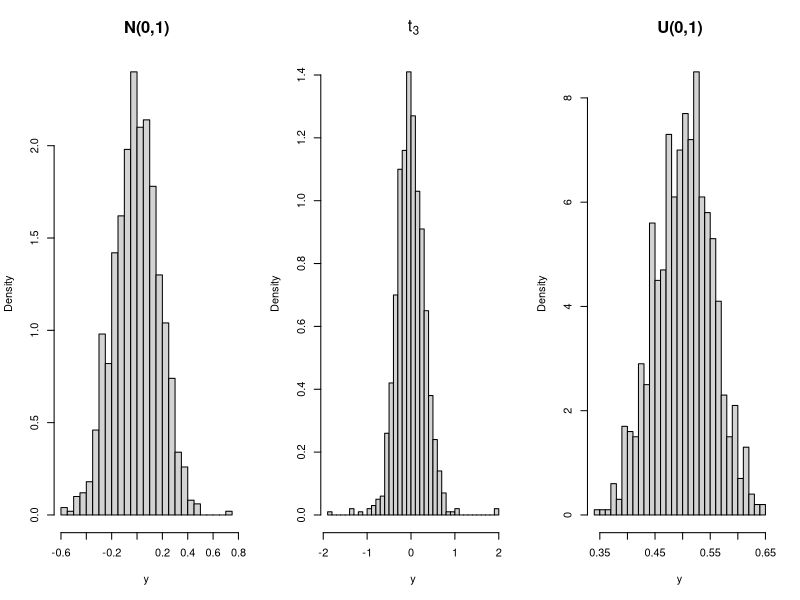
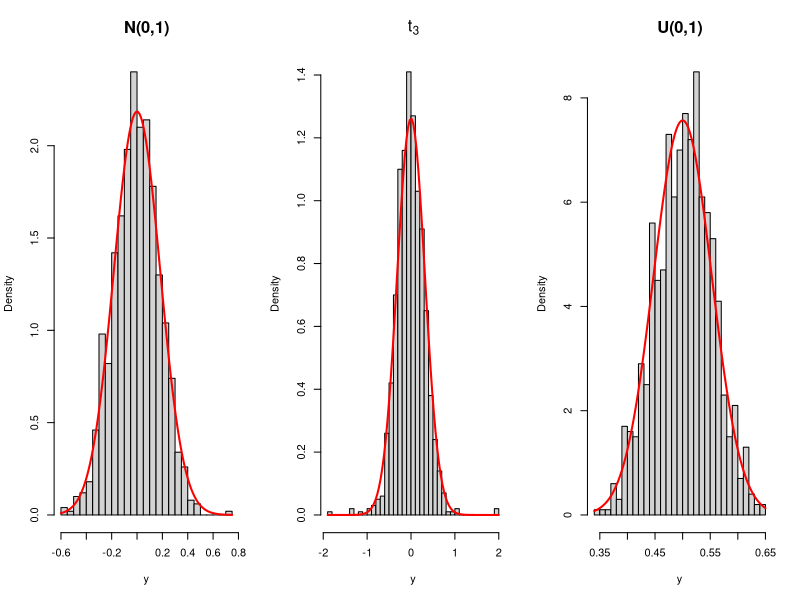
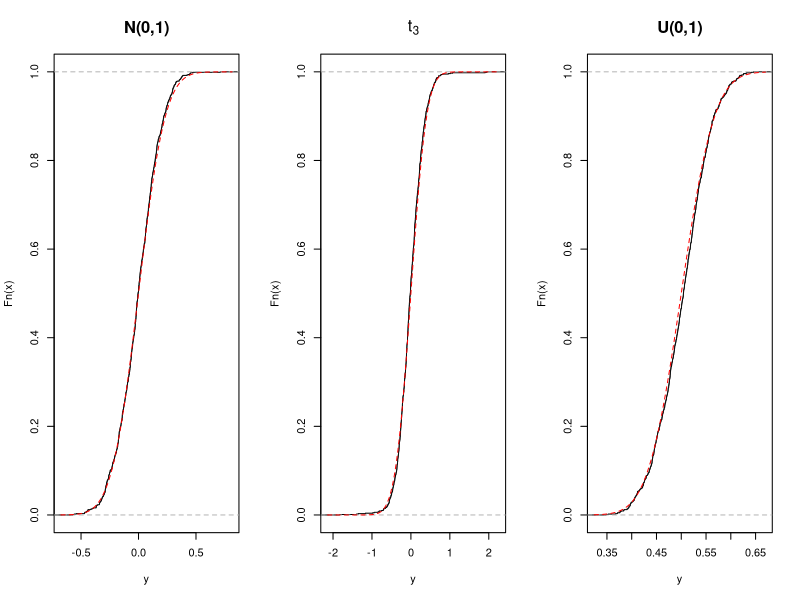
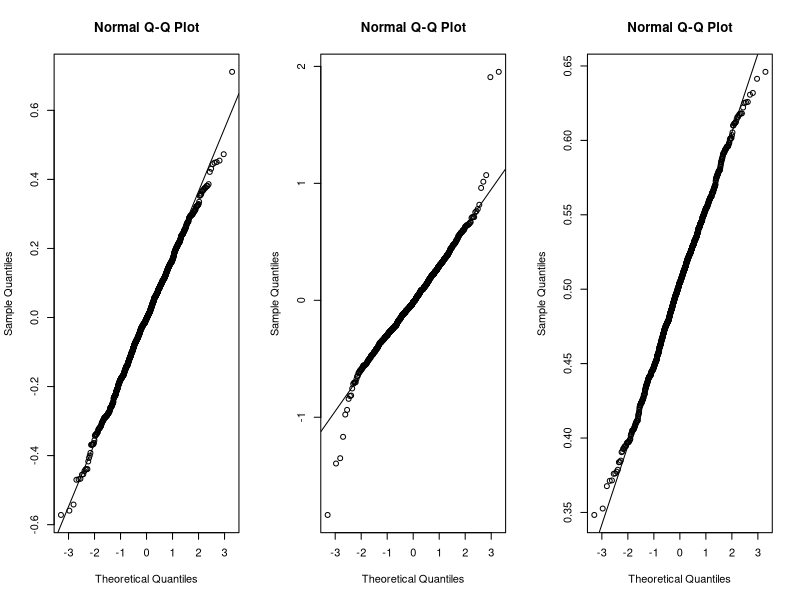
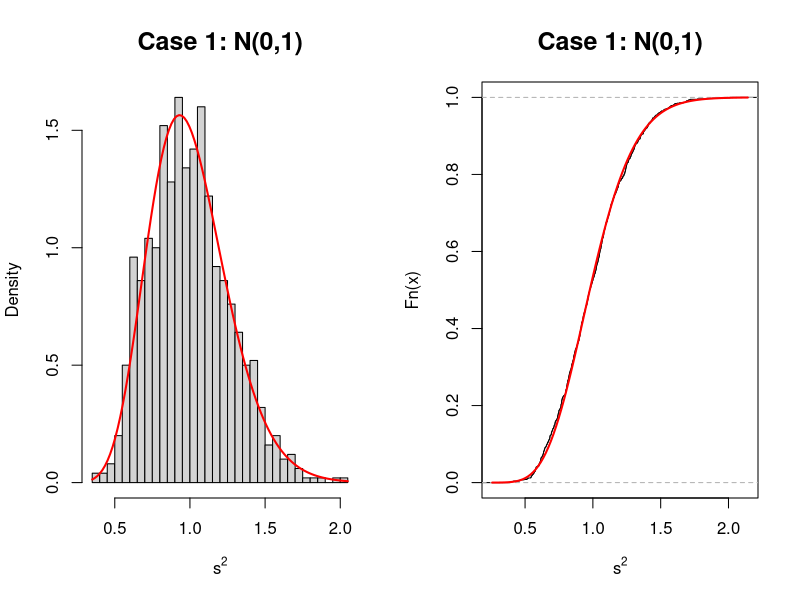
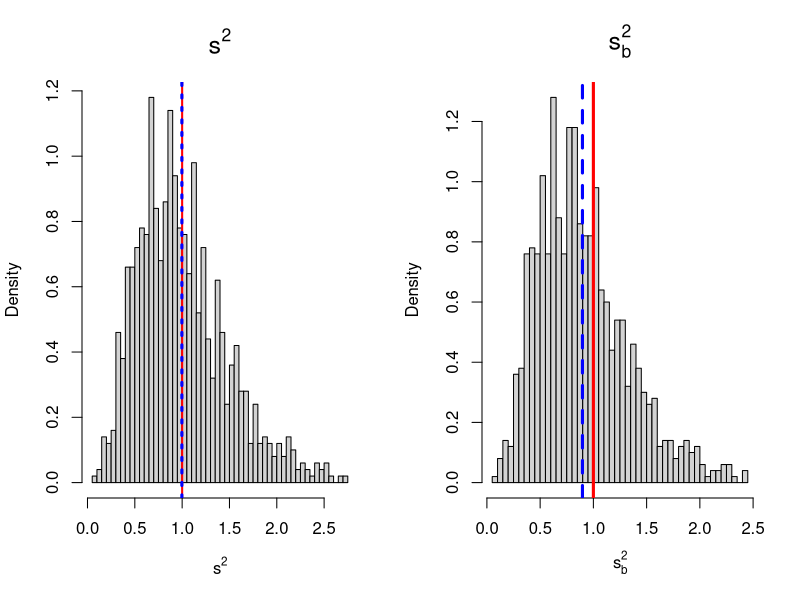

These charts were generated, in order, by the following R code:

#######################################
# R code - LAB 2 - Statistical Methods #
#                                      #
# !!! This is the pre-LAB version      #
# You can find XXX to complete         #
########################################

## Distribution of the sample mean ----

# Case 1) Generate from N(0,1)
# Case 2) Generate from t-student with 3 degrees of freedom 
# Case 3) Generate from (continuous) uniform in (0,1)


set.seed(1234) # Set a seed 
R <- 1000      # Fix the number of simulations
n <- 30        # Set the sample size 

# Generate the sample of size n (for the 3 distributions) R times 
samples <- array(0, c(3, n, R))
for(i in 1 : R){
  samples[1, ,i] <- rnorm(n, 0, 1)
  samples[2, ,i] <- rt(n, df = 3)
  samples[3, ,i] <- runif(n, 0, 1)
}


# Getting the sample mean
sample_stat <- apply(samples, c(1,3), mean)

# Equivalently (creating a)
sample_stat2 <- matrix(0, nrow = 3, ncol = R)
for(i in 1 : R) {
  sample_stat2[, i] <- apply(samples[, , i], 1, mean)
}
max(abs(sample_stat - sample_stat2)) # Check 


# Visualise the sample distributions by means of hiostograms 
par (mfrow=c(1,3))

hist(sample_stat[1,], nclass = 30, probability = TRUE, 
     xlab="y", main= "N(0,1)", cex.main = 1.5)
hist(sample_stat[2,], nclass = 30, probability = TRUE, 
     xlab = "y", main = expression(t[3]), cex.main = 1.5)
hist(sample_stat[3,], nclass = 30, probability = TRUE, 
     xlab = "y", main = "U(0,1)", cex.main = 1.5)



# It's your turn: Overlap the density of the proper normal distribution to the histogram:
# Case 1) N( , )
# Case 2) N( , )
# Case 3) N( , )

hist(sample_stat[1,], nclass = 30, probability = TRUE, 
     xlab="y", main= "N(0,1)", cex.main = 1.5)
curve(dnorm(x, 0, sqrt(1/n)), add = TRUE, col = "red", lwd = 2)

hist(sample_stat[2,], nclass = 30, probability = TRUE, 
     xlab = "y", main = expression(t[3]), cex.main = 1.5)
curve(dnorm(x, 0, sqrt(3/n)), add = TRUE, col = "red", lwd = 2)

hist(sample_stat[3,], nclass = 30, probability = TRUE, 
     xlab = "y", main = "U(0,1)", cex.main = 1.5)
curve(dnorm(x, 0.5, sqrt(1/(12*n))), add = TRUE, col = "red", lwd = 2)

# Other graphichal tools for this assesment 

# ECDF vs CDF 
par(mfrow = c(1, 3))
plot(ecdf(sample_stat[1,]), xlab="y", main= "N(0,1)", cex.main = 1.5)
curve(pnorm(x, 0, sqrt(1/n)), add = TRUE, col = "red", lty = 2)

plot(ecdf(sample_stat[2,]), xlab="y", main= expression(t[3]), cex.main = 1.5)
curve(pnorm(x, 0, sqrt(3/n)), add = TRUE, col = "red", lty = 2)

plot(ecdf(sample_stat[3,]), xlab="y", main= "U(0,1)", cex.main = 1.5)
curve(pnorm(x, 1/2, sqrt(1/(12*n))), add = TRUE, col = "red", lty = 2)


# QQ-Norm 
par(mfrow = c(1, 3))

help(abline)
qqnorm(sample_stat[1,])
abline(0,sqrt(1/n) )

qqnorm(sample_stat[2,])
abline(0, sqrt(3/n) )

qqnorm(sample_stat[3,])
abline(1/2, sqrt(1/(12*n)))


## Distribution of the sample variance under the Gaussian case---- 
par (mfrow = c(1, 2))
sigma <- 1 

# Recall the the samples are arleady generated and stored in the array samples
sample_var <- apply(samples, c(1,3), var)[1,]

# Histogram 
hist(sample_var, nclass = 30, probability = TRUE, 
     xlab = expression(s^2), main = "Case 1: N(0,1)", cex.main = 1.5)
curve((n-1)/sigma^2 * dchisq((n-1)*x/sigma^2, df = n - 1),  add = TRUE, col = "red", lwd = 2)

# ECDF vs CDF 0
plot(ecdf(sample_var), xlab = expression(s^2), main = "Case 1: N(0,1)", cex.main = 1.5)
curve( pchisq((n-1)*x/sigma^2, df = n - 1),  add = TRUE, col = "red", lwd = 2)


## Point estimation: Comparison of unbiased and biased sample variance estimators ----

# Check the biased nature of the (biased) sample variance estimator via MC simulation, 
# by generating n = 10 iid values from N(0,1), and compare the results with the unbiased estimator 
  
#Initial settings
set.seed(2)
R <- 1000
n <- 10
mu <- 0
sigma <- 1

# Save the results in two vectors:
# s2: unbiased sample variance estimates 
# s2_b: biased sample variance estimates
s2 <- rep(0, R)
s2_b <- rep(0, R)

# For each replication we generate 10 samples from
# a normal r.v. with mean mu and variance sigma^2
# and we compute the four sample variance estimates 
for(i in 1 : R) {
  y <- rnorm(n, mu, sigma)
  s2[i] <- var(y) 
  s2_b[i] <- var(y) * (n - 1)/n
}

# Get a point estimates 
s2_mean <- mean(s2)
s2_b_mean <- mean(s2_b)

#plot s2
par(mfrow = c(1, 2), oma = c(0, 0, 0, 0))
hist(s2, breaks = 50, xlab = expression(s^2), probability = TRUE,
     main = expression(s^2), cex.main = 1.5)
#in red the true mean, in blue the estimated mean
abline(v = sigma^2, col = "red", lwd = 2)
abline(v = s2_mean, col = "blue", lwd = 3, lty = 3) 

#plot s2 biased
hist(s2_b, breaks = 50, xlab = expression(s[b]^2), probability = TRUE,
     main = expression(s[b]^2), cex.main = 1.5)
#in red the true mean, in blue the estimated mean
abline(v = sigma^2, col = "red", lwd = 3)
abline(v = s2_b_mean, col = "blue", lwd = 3, lty = 2) 

